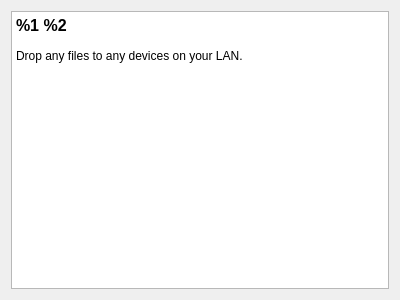
<?xml version="1.0" encoding="UTF-8"?>
<ui version="4.0">
 <class>AboutDialog</class>
 <widget class="QDialog" name="AboutDialog">
  <property name="windowModality">
   <enum>Qt::WindowModal</enum>
  </property>
  <property name="geometry">
   <rect>
    <x>0</x>
    <y>0</y>
    <width>400</width>
    <height>300</height>
   </rect>
  </property>
  <property name="windowTitle">
   <string>About</string>
  </property>
  <layout class="QVBoxLayout" name="verticalLayout">
   <item>
    <widget class="QTextBrowser" name="aboutText">
     <property name="html">
      <string>&lt;!DOCTYPE HTML PUBLIC &quot;-//W3C//DTD HTML 4.0//EN&quot; &quot;http://www.w3.org/TR/REC-html40/strict.dtd&quot;&gt;
&lt;html&gt;&lt;head&gt;&lt;meta name=&quot;qrichtext&quot; content=&quot;1&quot; /&gt;&lt;style type=&quot;text/css&quot;&gt;
p, li { white-space: pre-wrap; }
&lt;/style&gt;&lt;/head&gt;&lt;body style=&quot; font-family:'SimSun'; font-size:9pt; font-weight:400; font-style:normal;&quot;&gt;
&lt;p align=&quot;justify&quot; style=&quot; margin-top:0px; margin-bottom:0px; margin-left:0px; margin-right:0px; -qt-block-indent:0; text-indent:0px;&quot;&gt;&lt;span style=&quot; font-family:'Sans Serif'; font-size:12pt; font-weight:600;&quot;&gt;%1 %2&lt;/span&gt;&lt;/p&gt;
&lt;p align=&quot;justify&quot; style=&quot;-qt-paragraph-type:empty; margin-top:0px; margin-bottom:0px; margin-left:0px; margin-right:0px; -qt-block-indent:0; text-indent:0px; font-family:'Sans Serif';&quot;&gt;&lt;br /&gt;&lt;/p&gt;
&lt;p align=&quot;justify&quot; style=&quot; margin-top:0px; margin-bottom:0px; margin-left:0px; margin-right:0px; -qt-block-indent:0; text-indent:0px;&quot;&gt;&lt;span style=&quot; font-family:'Sans Serif';&quot;&gt;Drop any files to any devices on your LAN.      &lt;/span&gt;&lt;/p&gt;&lt;/body&gt;&lt;/html&gt;</string>
     </property>
    </widget>
   </item>
  </layout>
 </widget>
 <resources/>
 <connections/>
</ui>
